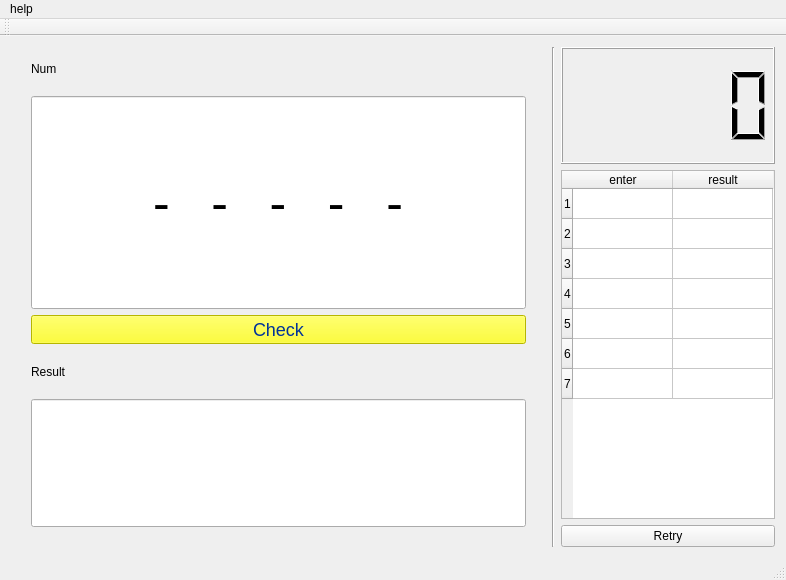
<?xml version="1.0" encoding="UTF-8"?>
<ui version="4.0">
 <class>MainWindow</class>
 <widget class="QMainWindow" name="MainWindow">
  <property name="geometry">
   <rect>
    <x>0</x>
    <y>0</y>
    <width>786</width>
    <height>580</height>
   </rect>
  </property>
  <property name="windowTitle">
   <string>BullsAndCows</string>
  </property>
  <widget class="QWidget" name="centralWidget">
   <property name="sizePolicy">
    <sizepolicy hsizetype="Fixed" vsizetype="Preferred">
     <horstretch>2</horstretch>
     <verstretch>0</verstretch>
    </sizepolicy>
   </property>
   <layout class="QGridLayout" name="gridLayout" columnstretch="5,1,2">
    <item row="0" column="2">
     <layout class="QVBoxLayout" name="verticalLayout">
      <item>
       <widget class="QLCDNumber" name="lcdNumber">
        <property name="sizePolicy">
         <sizepolicy hsizetype="Minimum" vsizetype="Minimum">
          <horstretch>0</horstretch>
          <verstretch>1</verstretch>
         </sizepolicy>
        </property>
        <property name="intValue" stdset="0">
         <number>0</number>
        </property>
       </widget>
      </item>
      <item>
       <widget class="QTableWidget" name="tableWidget">
        <property name="sizePolicy">
         <sizepolicy hsizetype="Expanding" vsizetype="Expanding">
          <horstretch>1</horstretch>
          <verstretch>3</verstretch>
         </sizepolicy>
        </property>
        <property name="rowCount">
         <number>7</number>
        </property>
        <row/>
        <row/>
        <row/>
        <row/>
        <row/>
        <row/>
        <row/>
        <column>
         <property name="text">
          <string>enter</string>
         </property>
        </column>
        <column>
         <property name="text">
          <string>result</string>
         </property>
        </column>
       </widget>
      </item>
      <item>
       <widget class="QPushButton" name="btnRetry">
        <property name="text">
         <string>Retry</string>
        </property>
       </widget>
      </item>
     </layout>
    </item>
    <item row="0" column="1">
     <widget class="Line" name="line">
      <property name="orientation">
       <enum>Qt::Vertical</enum>
      </property>
     </widget>
    </item>
    <item row="0" column="0">
     <layout class="QVBoxLayout" name="verticalLayout_2" stretch="1,5,1,1,3">
      <property name="leftMargin">
       <number>20</number>
      </property>
      <property name="rightMargin">
       <number>20</number>
      </property>
      <property name="bottomMargin">
       <number>20</number>
      </property>
      <item>
       <widget class="QLabel" name="label">
        <property name="text">
         <string>Num</string>
        </property>
       </widget>
      </item>
      <item>
       <widget class="QLineEdit" name="LEditNum">
        <property name="sizePolicy">
         <sizepolicy hsizetype="Preferred" vsizetype="Preferred">
          <horstretch>0</horstretch>
          <verstretch>3</verstretch>
         </sizepolicy>
        </property>
        <property name="styleSheet">
         <string notr="true">    font-size: 50px;</string>
        </property>
        <property name="inputMask">
         <string>- 9 - 9 - 9 - 9 -</string>
        </property>
        <property name="maxLength">
         <number>17</number>
        </property>
        <property name="alignment">
         <set>Qt::AlignCenter</set>
        </property>
       </widget>
      </item>
      <item>
       <widget class="QPushButton" name="btnCheck">
        <property name="styleSheet">
         <string notr="true"> background-color: #FFFF00;
        color: #003399;
        font-family: Microsoft YaHei UI;
        font-size: 18px;</string>
        </property>
        <property name="text">
         <string>Check</string>
        </property>
       </widget>
      </item>
      <item>
       <widget class="QLabel" name="label_2">
        <property name="text">
         <string>Result</string>
        </property>
       </widget>
      </item>
      <item>
       <widget class="QLineEdit" name="LEditResult">
        <property name="sizePolicy">
         <sizepolicy hsizetype="Preferred" vsizetype="Preferred">
          <horstretch>0</horstretch>
          <verstretch>3</verstretch>
         </sizepolicy>
        </property>
        <property name="styleSheet">
         <string notr="true">    font-size: 50px;</string>
        </property>
        <property name="inputMask">
         <string/>
        </property>
        <property name="text">
         <string/>
        </property>
        <property name="alignment">
         <set>Qt::AlignCenter</set>
        </property>
        <property name="readOnly">
         <bool>true</bool>
        </property>
       </widget>
      </item>
     </layout>
    </item>
   </layout>
  </widget>
  <widget class="QMenuBar" name="menuBar">
   <property name="geometry">
    <rect>
     <x>0</x>
     <y>0</y>
     <width>786</width>
     <height>22</height>
    </rect>
   </property>
   <widget class="QMenu" name="menuhelp">
    <property name="title">
     <string>help</string>
    </property>
    <addaction name="actionrule"/>
   </widget>
   <addaction name="menuhelp"/>
  </widget>
  <widget class="QToolBar" name="mainToolBar">
   <attribute name="toolBarArea">
    <enum>TopToolBarArea</enum>
   </attribute>
   <attribute name="toolBarBreak">
    <bool>false</bool>
   </attribute>
  </widget>
  <widget class="QStatusBar" name="statusBar"/>
  <action name="actionrule">
   <property name="text">
    <string>rule</string>
   </property>
  </action>
  <action name="action123">
   <property name="text">
    <string>123</string>
   </property>
  </action>
 </widget>
 <layoutdefault spacing="6" margin="11"/>
 <resources/>
 <connections/>
</ui>
